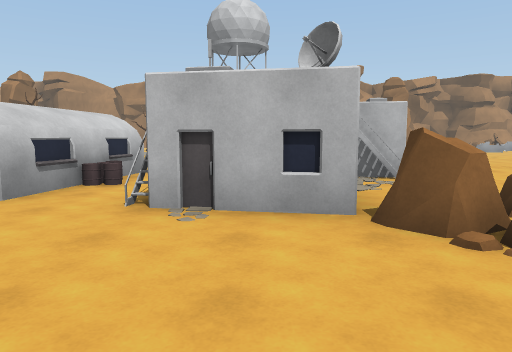
View 1 (above)

24 first-person views from a walk through a scene from a Unity 3-D project. The camera is 1.4 m above the floor, tilts 6° down and sees 70° across. The floor is counted in squares, 2 m on a side. Each view is taken from the middle of a square. On the plan, view 1 faces up. The plan holds only what a view shows up to about 11 squares ahead; the rest is blank. The place goes on beyond the plan. Some animated figures are left out.

View 2
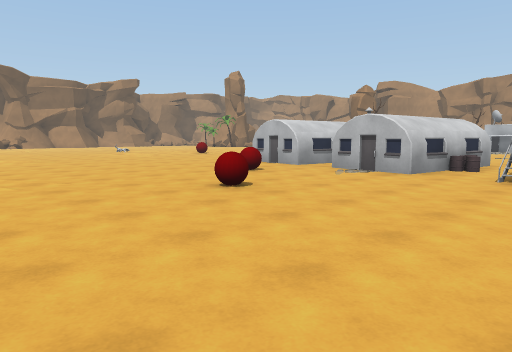

View 3
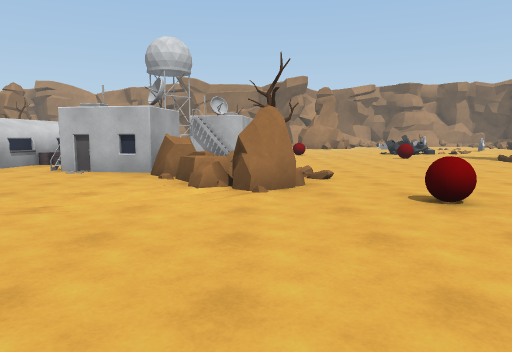

View 4
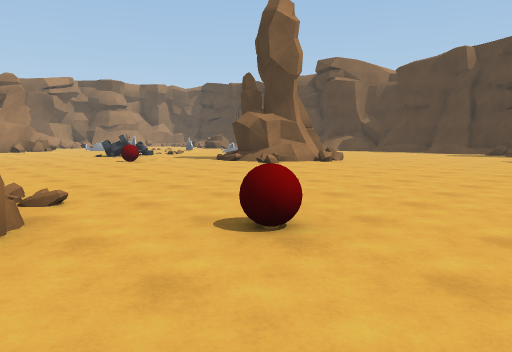

View 5
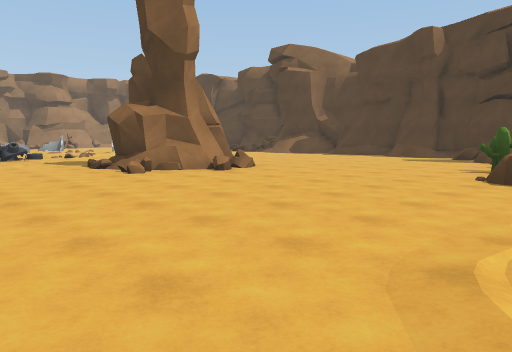

View 6
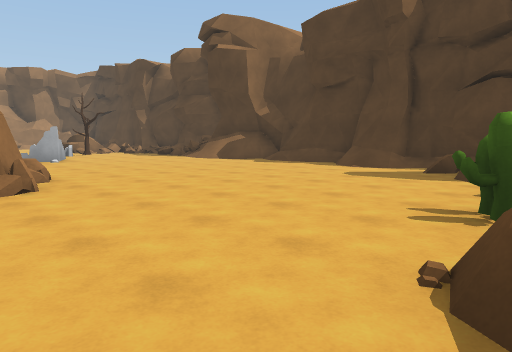

View 7
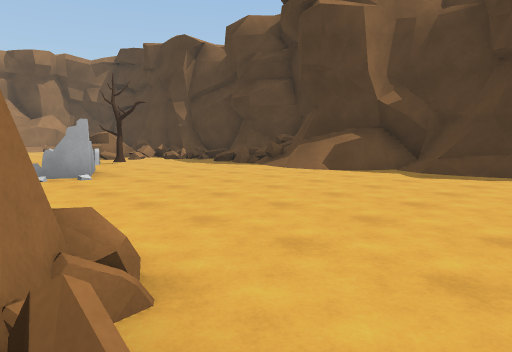

View 8
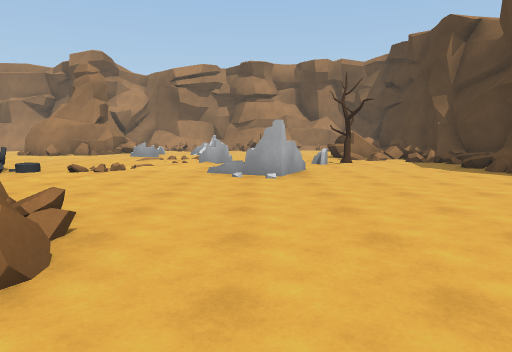

View 9
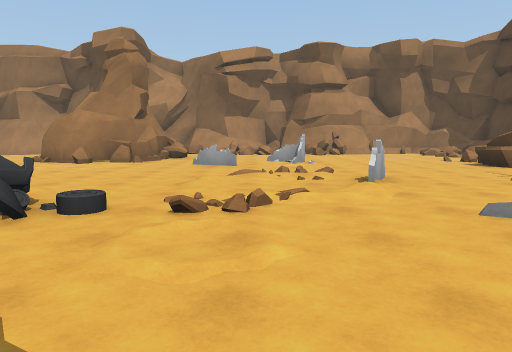

View 10
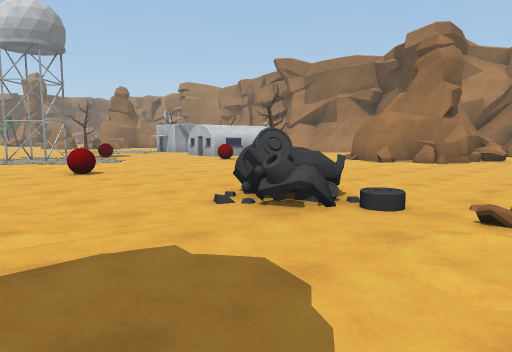

View 11
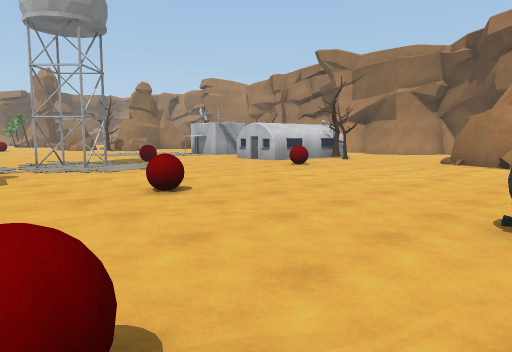

View 12
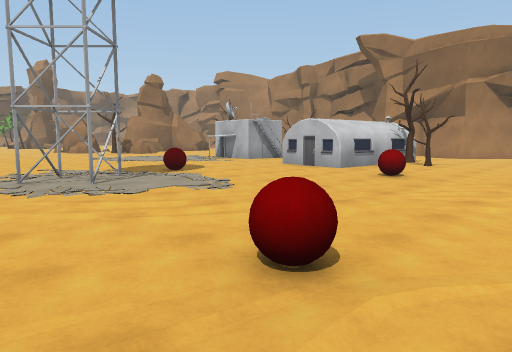

View 13
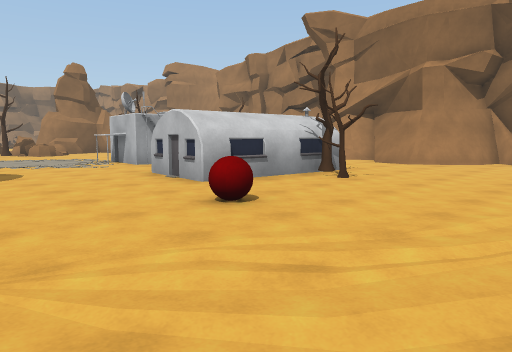

View 14
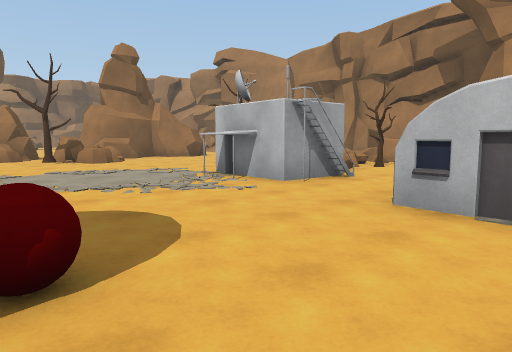

View 15
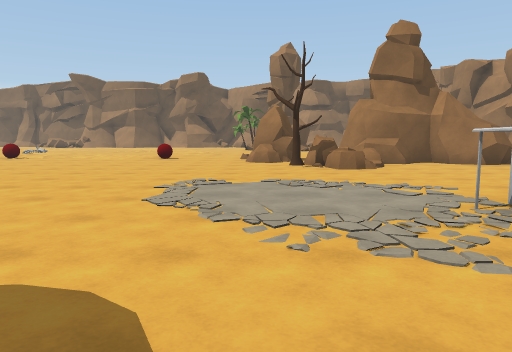

View 16
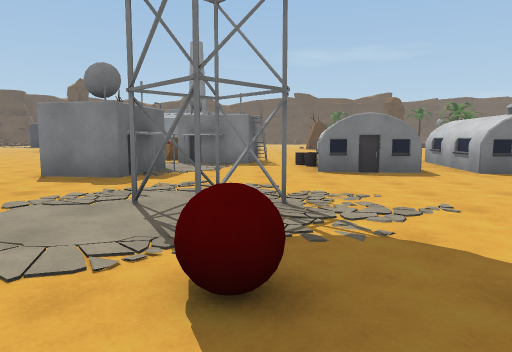

View 17
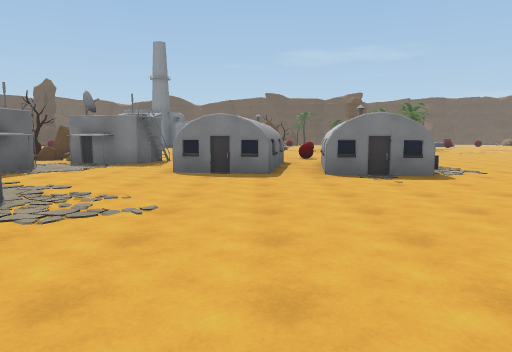

View 18
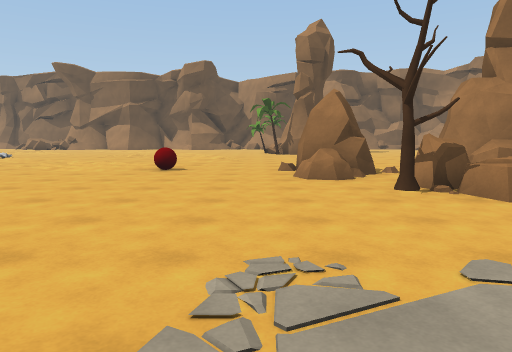

View 19
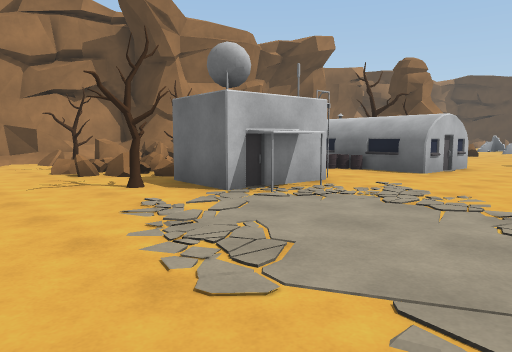

View 20
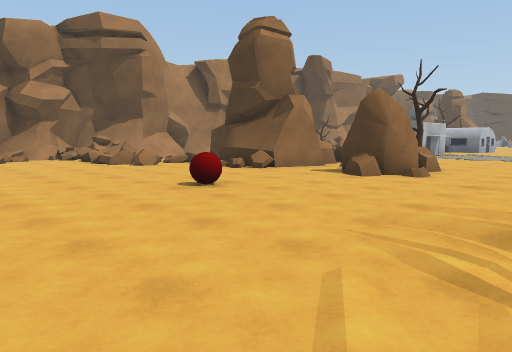

View 21
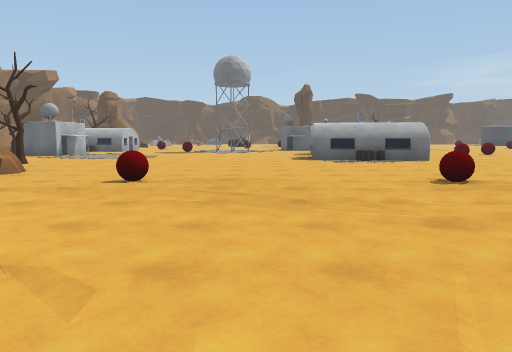

View 22
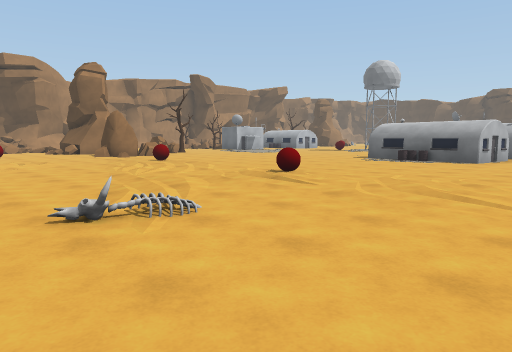

View 23
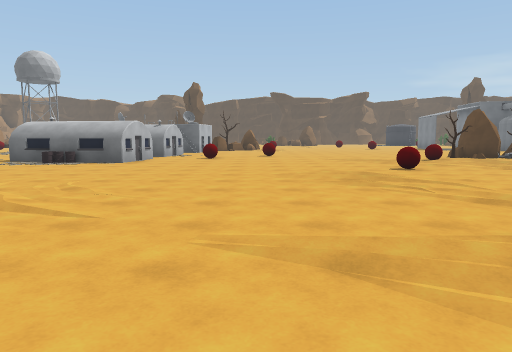

View 24
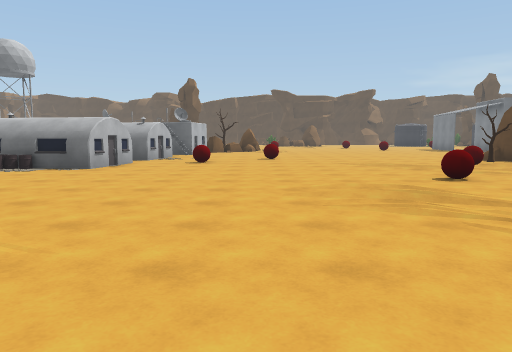

### Floor plan
Key: @ floor where view 1 was taken; # wall or solid block; x gap in a wall; . main floor; : floor 0.25 m higher than the main floor; + floor 0.5 m higher than the main floor; / step, stairs or slope; = window, fence, low wall or low ledge; ^ raised ledge; B building; R rock; E red ball; T tree; C cactus.
Columns run from 20 left of view 1 to 21 right of it. Each row starts with its distance up from view 1.
 24   =.          .=^##  ###/
 23   ..=         ..===  ##/.
 22   ..==   #   ./T#.   ....
 21   ...=// #.. ../=T   .....  ##.
 20  ......###...../x..  B....  #/.
 19  ...../###.....T #.BBBT...###/. .=.....
 18  ...../##^R....#BB..BBT....#... .......
 17  ..E.....RRR...BB...BB.........=......=
 16  ......#R.T............E..............
 15 .......RR.......................//..... =#
 14 ...................E..........././=..T..=#
 13 .../..........................././=....../
 12 .../...E...........##........^.///..=...=#
 11   .................##....E...#=....##...==
 10  ......................................./#
  9   ....................................../#
  8   ...........BB......BBB....E.........../#
  7   ..../E....BBB.BB...#B .......###......./
  6   ..........BBB.BBB...B .......###.......#
  5  .=..........BB.BB.#BB.........=##.......#
  4  ................B.BBB..........//.......#
  3  .............E......RRT:................#
  2  .....................RR.................#
  1   ..............E......R...............==#
  0    .................@....E..........C+x
 -1     ..../.........................RRC
 -2       ....E.................../   RR
 -3        ......... .... ...
 -4          ....E..       .

Where each view was taken, in squares from view 1:
view 1: 0 up, 0 right, facing up
view 2: 3 down, 0 right, facing up-left
view 3: 4 down, 3 right, facing up
view 4: 2 down, 3 right, facing up-right
view 5: 2 down, 7 right, facing up-right
view 6: 1 down, 12 right, facing up-right
view 7: 4 up, 13 right, facing up-right
view 8: 4 up, 15 right, facing up
view 9: 8 up, 12 right, facing up
view 10: 8 up, 12 right, facing up-left
view 11: 8 up, 9 right, facing up-left
view 12: 9 up, 6 right, facing up-left
view 13: 13 up, 6 right, facing up-left
view 14: 13 up, 1 right, facing up-left
view 15: 15 up, 1 left, facing left
view 16: 15 up, 1 left, facing down
view 17: 15 up, 4 left, facing down
view 18: 14 up, 5 left, facing left
view 19: 14 up, 8 left, facing up-right
view 20: 12 up, 20 left, facing up-right
view 21: 10 up, 19 left, facing right
view 22: 2 up, 19 left, facing up-right
view 23: 1 up, 18 left, facing right
view 24: 1 up, 16 left, facing right
